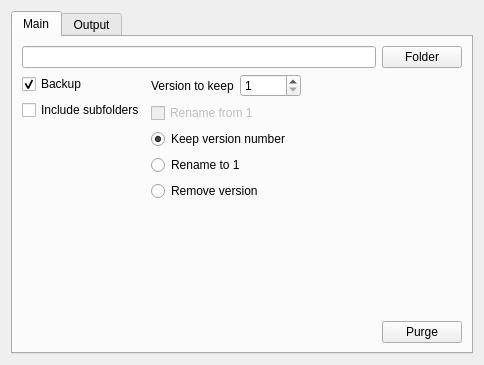
<?xml version="1.0" encoding="UTF-8"?>
<ui version="4.0">
 <class>frm_main</class>
 <widget class="QWidget" name="frm_main">
  <property name="geometry">
   <rect>
    <x>0</x>
    <y>0</y>
    <width>484</width>
    <height>365</height>
   </rect>
  </property>
  <property name="minimumSize">
   <size>
    <width>0</width>
    <height>0</height>
   </size>
  </property>
  <property name="maximumSize">
   <size>
    <width>16777215</width>
    <height>16777215</height>
   </size>
  </property>
  <property name="windowTitle">
   <string>Purge Creo Files</string>
  </property>
  <layout class="QGridLayout" name="gridLayout">
   <item row="0" column="0">
    <widget class="QTabWidget" name="tabWidget">
     <property name="currentIndex">
      <number>0</number>
     </property>
     <widget class="QWidget" name="tab">
      <attribute name="title">
       <string>Main</string>
      </attribute>
      <layout class="QVBoxLayout" name="verticalLayout_4">
       <item>
        <layout class="QHBoxLayout" name="horizontalLayout_3">
         <item>
          <widget class="QLineEdit" name="edt_folder">
           <property name="dragEnabled">
            <bool>false</bool>
           </property>
          </widget>
         </item>
         <item>
          <widget class="QPushButton" name="btn_folder">
           <property name="text">
            <string>Folder</string>
           </property>
          </widget>
         </item>
        </layout>
       </item>
       <item>
        <layout class="QHBoxLayout" name="horizontalLayout_4">
         <item>
          <layout class="QVBoxLayout" name="verticalLayout_3">
           <item>
            <layout class="QVBoxLayout" name="verticalLayout">
             <item>
              <widget class="QCheckBox" name="cb_backup">
               <property name="text">
                <string>Backup</string>
               </property>
               <property name="checked">
                <bool>true</bool>
               </property>
              </widget>
             </item>
             <item>
              <widget class="QCheckBox" name="cb_sub_folders">
               <property name="text">
                <string>Include subfolders</string>
               </property>
              </widget>
             </item>
            </layout>
           </item>
           <item>
            <spacer name="verticalSpacer_2">
             <property name="orientation">
              <enum>Qt::Vertical</enum>
             </property>
             <property name="sizeHint" stdset="0">
              <size>
               <width>20</width>
               <height>40</height>
              </size>
             </property>
            </spacer>
           </item>
          </layout>
         </item>
         <item>
          <layout class="QVBoxLayout" name="verticalLayout_2">
           <item>
            <layout class="QHBoxLayout" name="horizontalLayout_2">
             <item>
              <widget class="QLabel" name="label_2">
               <property name="text">
                <string>Version to keep</string>
               </property>
              </widget>
             </item>
             <item>
              <widget class="QSpinBox" name="spin_keep">
               <property name="prefix">
                <string/>
               </property>
               <property name="minimum">
                <number>1</number>
               </property>
               <property name="maximum">
                <number>99999</number>
               </property>
               <property name="value">
                <number>1</number>
               </property>
              </widget>
             </item>
             <item>
              <spacer name="horizontalSpacer">
               <property name="orientation">
                <enum>Qt::Horizontal</enum>
               </property>
               <property name="sizeHint" stdset="0">
                <size>
                 <width>40</width>
                 <height>20</height>
                </size>
               </property>
              </spacer>
             </item>
            </layout>
           </item>
           <item>
            <widget class="QCheckBox" name="cb_rename_from_one">
             <property name="enabled">
              <bool>false</bool>
             </property>
             <property name="text">
              <string>Rename from 1</string>
             </property>
            </widget>
           </item>
           <item>
            <widget class="QRadioButton" name="rb_keep_number">
             <property name="toolTip">
              <string>&lt;html&gt;&lt;head/&gt;&lt;body&gt;&lt;p&gt;Works only when one version is keept.&lt;br/&gt;Will keep the lates version number, all other will be removed&lt;/p&gt;&lt;/body&gt;&lt;/html&gt;</string>
             </property>
             <property name="text">
              <string>Keep version number</string>
             </property>
             <property name="checked">
              <bool>true</bool>
             </property>
            </widget>
           </item>
           <item>
            <widget class="QRadioButton" name="rb_rename_to_one">
             <property name="toolTip">
              <string>&lt;html&gt;&lt;head/&gt;&lt;body&gt;&lt;p&gt;Works only when one version is keept.&lt;br/&gt;This option rename to version 1.&lt;/p&gt;&lt;p&gt;Example:&lt;br/&gt;test.drw.10 -&amp;gt; test.drw.1&lt;/p&gt;&lt;/body&gt;&lt;/html&gt;</string>
             </property>
             <property name="text">
              <string>Rename to 1</string>
             </property>
             <property name="checked">
              <bool>false</bool>
             </property>
            </widget>
           </item>
           <item>
            <widget class="QRadioButton" name="rb_remove_version">
             <property name="enabled">
              <bool>true</bool>
             </property>
             <property name="toolTip">
              <string>&lt;html&gt;&lt;head/&gt;&lt;body&gt;&lt;p&gt;Works only when one version is keept.&lt;br/&gt;This will remove the version number from the files&lt;br/&gt;&lt;br/&gt;Example:&lt;br/&gt;test.drw.10 -&amp;gt; test.drw&lt;/p&gt;&lt;/body&gt;&lt;/html&gt;</string>
             </property>
             <property name="text">
              <string>Remove version</string>
             </property>
             <property name="checkable">
              <bool>true</bool>
             </property>
            </widget>
           </item>
           <item>
            <spacer name="verticalSpacer_3">
             <property name="orientation">
              <enum>Qt::Vertical</enum>
             </property>
             <property name="sizeHint" stdset="0">
              <size>
               <width>20</width>
               <height>40</height>
              </size>
             </property>
            </spacer>
           </item>
          </layout>
         </item>
        </layout>
       </item>
       <item>
        <spacer name="verticalSpacer">
         <property name="orientation">
          <enum>Qt::Vertical</enum>
         </property>
         <property name="sizeHint" stdset="0">
          <size>
           <width>20</width>
           <height>125</height>
          </size>
         </property>
        </spacer>
       </item>
       <item>
        <layout class="QHBoxLayout" name="horizontalLayout">
         <item>
          <spacer name="horizontalSpacer_2">
           <property name="orientation">
            <enum>Qt::Horizontal</enum>
           </property>
           <property name="sizeHint" stdset="0">
            <size>
             <width>40</width>
             <height>20</height>
            </size>
           </property>
          </spacer>
         </item>
         <item>
          <widget class="QPushButton" name="btn_purge">
           <property name="text">
            <string>Purge</string>
           </property>
          </widget>
         </item>
        </layout>
       </item>
      </layout>
     </widget>
     <widget class="QWidget" name="tab_2">
      <attribute name="title">
       <string>Output</string>
      </attribute>
      <layout class="QGridLayout" name="gridLayout_3">
       <item row="0" column="0">
        <widget class="QTableWidget" name="table_output">
         <property name="editTriggers">
          <set>QAbstractItemView::NoEditTriggers</set>
         </property>
         <property name="columnCount">
          <number>0</number>
         </property>
         <attribute name="verticalHeaderVisible">
          <bool>false</bool>
         </attribute>
        </widget>
       </item>
      </layout>
     </widget>
    </widget>
   </item>
  </layout>
 </widget>
 <resources/>
 <connections/>
</ui>
